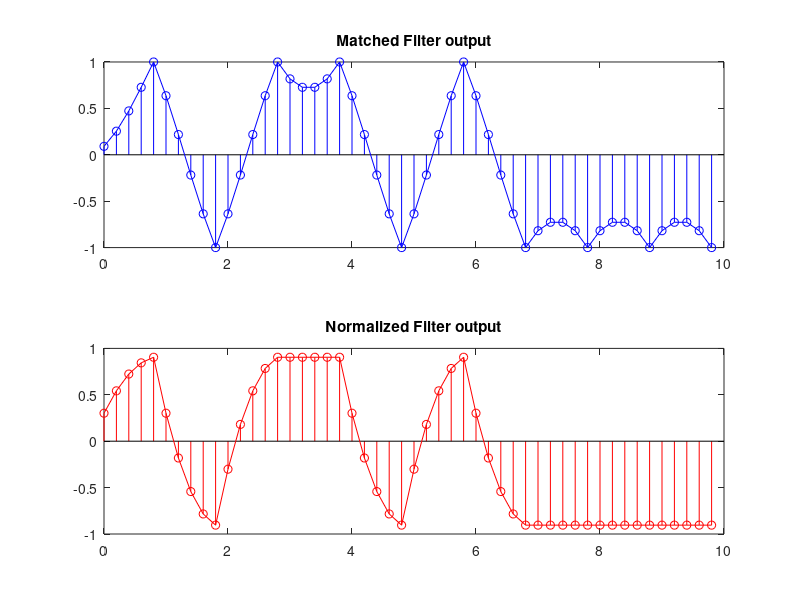
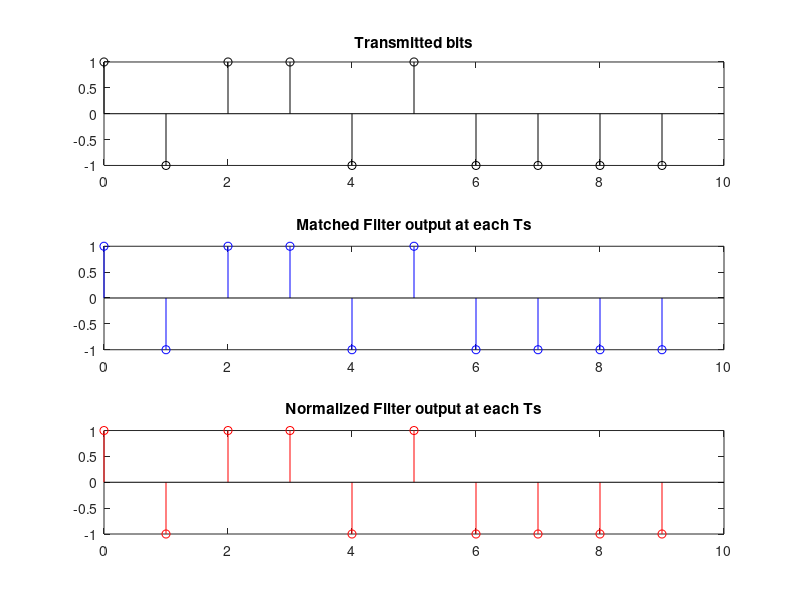
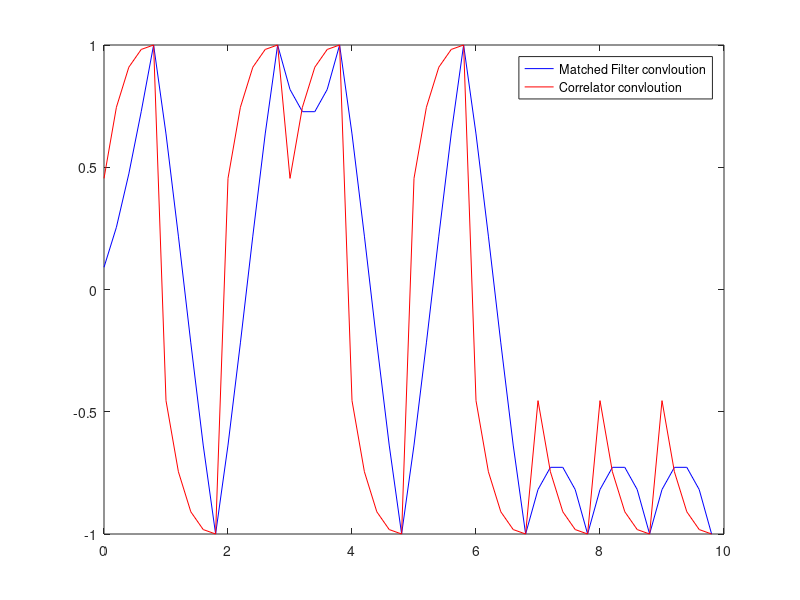
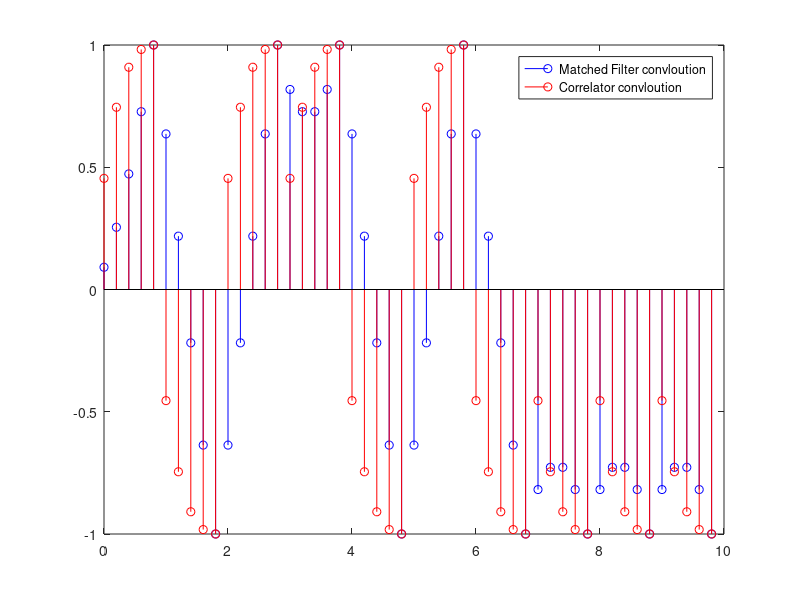

Write MATLAB code to recreate these figures, in order.
clc
close all
clear all

bits = randi([0,1],1,10);
p_bits = [];
for i = 1:length(bits)
    if bits(i) == 0
        p_bits = [p_bits -1];
    elseif bits(i) == 1
        p_bits = [p_bits 1];
    end
end

p = [5 4 3 2 1]/sqrt(55);
p_bits_sampled = upsample(p_bits,5);
yn = conv(p_bits_sampled,p);%output of the transmitter
yn=yn(1:50);
%at the receiver
%--------------------------------------------------------------------------
%Matched filter
%--------------------------------------------------------------------------

MF = fliplr(p);
MF_ = conv(MF,yn);
MF_ = MF_(1:50);
xn_MF =[];
for i = 1:10
    xn_MF = [xn_MF MF_(i*5)];
end

%decision
yn_hat_MF =[];
for i = 1:length(xn_MF)
    if xn_MF(i) <= 0
        yn_hat_MF = [yn_hat_MF -1];
    elseif xn_MF(i) > 0
        yn_hat_MF = [yn_hat_MF 1];
    end
end

%--------------------------------------------------------------------------
%normalized filter
%--------------------------------------------------------------------------

nor = [1 1 1 1 1]/sqrt(5);
nor_ = conv(nor,yn);
nor_=nor_(1:50);
xn_nor =[];
for i = 1:10
    xn_nor = [xn_nor nor_(i*5)];
end

%decision
yn_hat_nor =[];
for i = 1:length(xn_nor)
    if xn_nor(i) <= 0
        yn_hat_nor = [yn_hat_nor -1];
    elseif xn_nor(i) > 0
        yn_hat_nor = [yn_hat_nor 1];
    end
end


%--------------------------------------------------------------------------
%correlator
%--------------------------------------------------------------------------

% corr_ = conv(yn,p,'same');
p_ = repmat(p,1,10); 
corr = p_.*yn;

corr_ = [];
sum = 0;
for i = 1:50
    sum = sum + corr(i);
    corr_ = [corr_ sum];
    if mod(i,5)==0
        sum=0;
    end
end

xn_corr =[];
for i = 1:10
    xn_corr = [xn_corr corr_(i*5)];
end

% decision
yn_hat_corr =[];
for i = 1:length(xn_corr)
    if xn_corr(i) <= 0
        yn_hat_corr = [yn_hat_corr -1];
    elseif xn_corr(i) > 0
        yn_hat_corr = [yn_hat_corr 1];
    end
end

%--------------------------------------------------------------------------
%Figures
%--------------------------------------------------------------------------
t1=0:0.2:50*0.2-0.2;
t2 = 0:10-1;

figure(1)
subplot(2,1,1)
stem(t1,MF_,'blue')
hold on 
plot(t1,MF_,'blue')
hold off
title('Matched Filter output')

subplot(2,1,2)
stem(t1,nor_,'red')
hold on 
plot(t1,nor_,'red')
hold off
title('Normalized Filter output')

figure(2)
subplot(3,1,1)
stem(t2,p_bits,'black')
title('Transmitted bits')

subplot(3,1,2)
stem(t2,yn_hat_MF,'blue')
title('Matched Filter output at each Ts')

subplot(3,1,3)
stem(t2,yn_hat_nor,'red')
title('Normalized Filter output at each Ts')

figure(3)
plot(t1,MF_,'blue')
hold on
plot(t1,corr_,'red')
hold off
legend('Matched Filter convloution','Correlator convloution')

figure(4)
stem(t1,MF_,'blue')
hold on
stem(t1,corr_,'red')
hold off
legend('Matched Filter convloution','Correlator convloution')


figure(5)
subplot(3,1,1)
stem(t2,p_bits,'black')
title('Transmitted bits')

subplot(3,1,2)
stem(t2,yn_hat_MF,'blue')
title('Matched Filter output')

subplot(3,1,3)
stem(t2,yn_hat_corr,'red')
title('correlator output')

